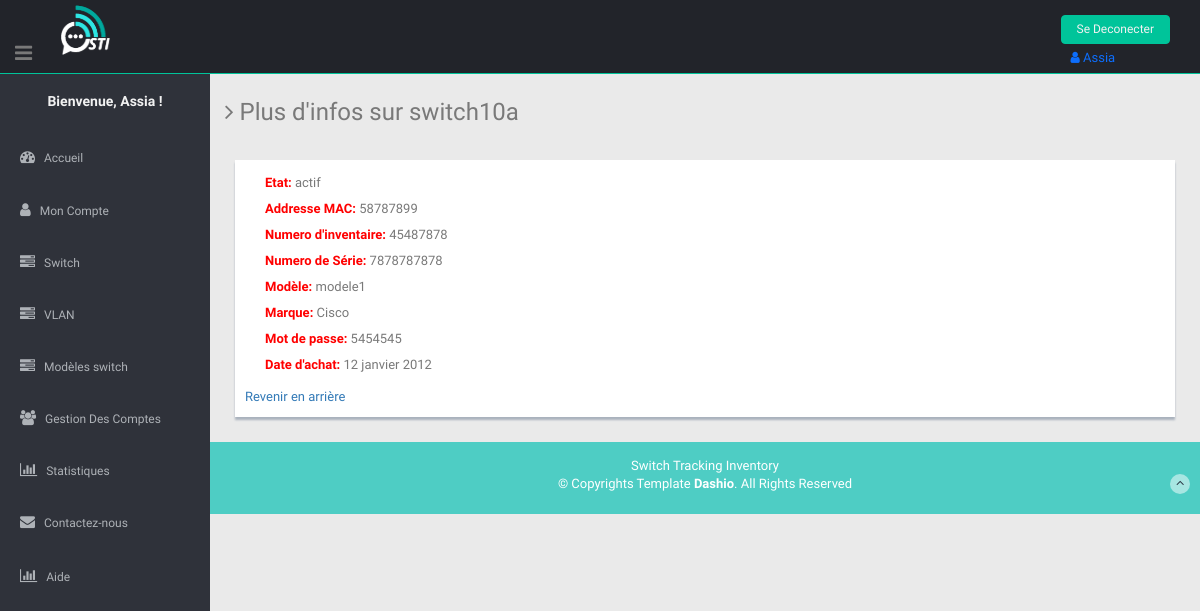
/app_principal/switch/plus_info/35 (signed in), run on an earlier commit of the app's database.
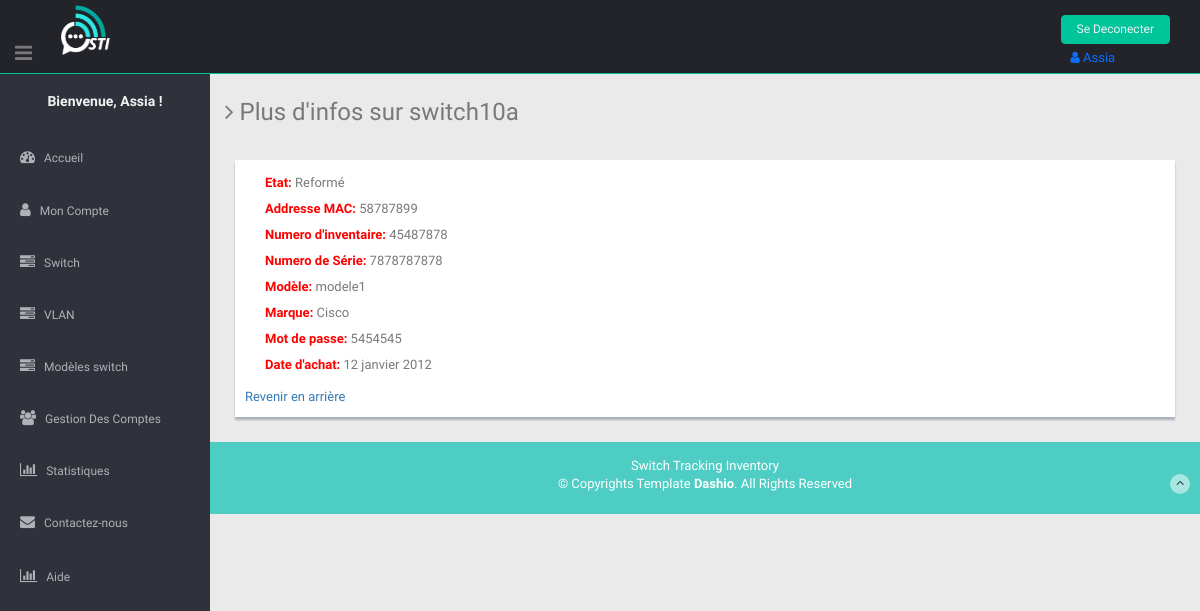
And on a later commit of the database.
### app_principal/models.py (models this page shows, shortened)
class switch(models.Model):  # on peut creer les ports d'un switch a partir d'un objet "switch" : switch_objet.port_set.create(num_port=...,type_port=...etc)
    passif = 'Passif'
    actif = 'Actif'
    reforme = 'Reformé'
    defectueux= 'Défectueux'
    choix_etat = [
        (defectueux, 'Défectueux'),
        (passif, 'Passif'),
        (reforme, 'Reformé'),
        (actif, 'Actif'),
    ]
    nom = models.CharField(max_length=50)
    marque = models.CharField(max_length=50, default='Cisco')
    modele = models.CharField(max_length=50)
    bloc = models.CharField(max_length=25, default="pas configuré")
    local = models.CharField(max_length=25, default="magazin")
    armoire = models.CharField(max_length=25, default="pas configuré")
    inventaire = models.CharField(max_length=50, unique=True,)
    serie = models.CharField(max_length=25, unique=True,)
    mac = models.CharField(max_length=25, unique=True,)
    password=models.CharField('Mot de passe',max_length=100,blank=True,
                                  null=True,)
    preced = models.CharField(
        'Cascade depuis', max_length=50, blank=True, default="pas en cascade")
    date_achat = models.DateField("Date d'achat",
                                  blank=True,
                                  null=True,
                                  )
    etat = models.CharField(
        max_length=10,
        choices=choix_etat,
        default=passif,
    )
    vlans=models.CharField(
        'VLANs associés', max_length=350, blank=True, default="/ ")

### app_principal/views.py (the view)
@login_required()
@user_passes_test(lambda u: (Group.objects.get(name="voir") in u.groups.all()) or u.is_superuser == True, login_url='app_principal:c')
def plus_info_switch(request, switch_id):
    s = switch.objects.get(id=switch_id)
    context = {'objet': s, }
    return render(request, 'app_principal/plus_info.html', context)

### app_principal/templates/app_principal/plus_info.html (shortened to what this page needs)
{% extends "base.html" %}
{% load static %}
  {% block content %}
<div class="wrapper">
  <h3><i class="fa fa-angle-right"></i> Plus d'infos sur {{ objet.nom }}</h3>
    <div class="row mt">
        <div class="col-lg-12">
            <div class="form-panel">
                <ul style="line-height: 2;">
                    <li><strong style="color:red;">Etat:</strong> {{objet.etat}}</li>
                    <li><strong style="color:red;"> Addresse MAC:</strong> {{ objet.mac }}</li>
                    <li><strong style="color:red;">Numero d'inventaire:</strong> {{ objet.inventaire }}</li>
                    <li><strong style="color:red;">Numero de Série:</strong> {{ objet.serie }}</li>
                    <li><strong style="color:red;">Modèle:</strong> {{ objet.modele }}</li>
                    <li><strong style="color:red;">Marque:</strong> {{ objet.marque }}</li>
                    <li><strong style="color:red;">Mot de passe:</strong> {{objet.password}}</li>
                    <li><strong style="color:red;">Date d'achat:</strong> {{objet.date_achat}}</li>
                </ul>
                <a href="{% url 'app_principal:switch' %}">Revenir en arrière</a>
            </div>
        </div>
    </div>
</div>
  {% endblock %}

What changed in the data, as far as the page shows it:
changed switch "switch10a": etat "actif" → "Reformé"
